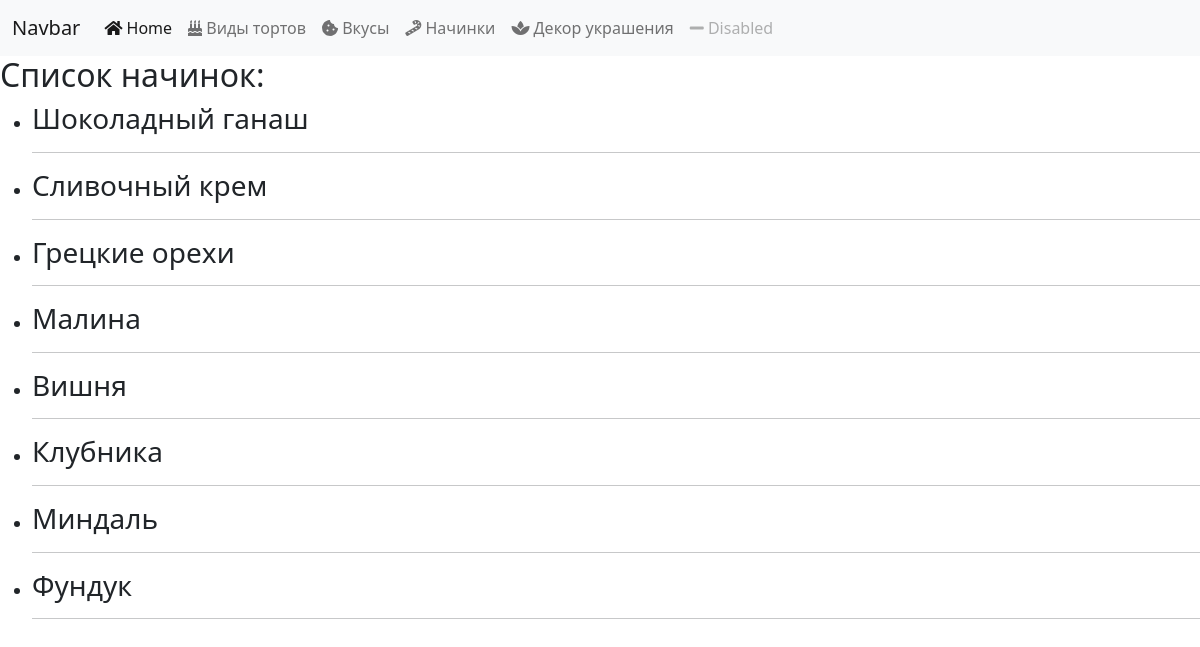
Screenshot of /fillings/ with the database file from the repository.
### pastries/models.py (models this page shows, shortened)
class Filling(models.Model):
    name = models.CharField(max_length=200)
    description = models.TextField(blank=True, null=True)

### pastries/views.py (the view)
# urls.py: path('fillings/', views.specific_filling_view),
def specific_filling_view(request):
    if request.method == "GET":
        filling_names = Filling.objects.values_list('name', flat=True).distinct()
        specific_fillings = Filling.objects.filter(name__in=filling_names)
        context_data = {
            "specific_fillings": specific_fillings
        }
        return render(request, "pastries/specific_fillings.html", context=context_data)

### pastries/templates/pastries/specific_fillings.html (shortened to what this page needs)
{% extends 'layouts/index.html' %}
{% block content %}
    <h2>Список начинок:</h2>
    <ul>
        {% for filling in specific_fillings %}
            <li>
                <h3>{{ filling.name }}</h3>
                <hr>
            </li>
        {% empty %}
            <li>В данный момент нет доступных начинок.</li>
        {% endfor %}
    </ul>
{% endblock %}

### rows the page displays
Filling: name "Шоколадный ганаш"
Filling: name "Сливочный крем"
Filling: name "Грецкие орехи"
Filling: name "Малина"
Filling: name "Вишня"
Filling: name "Клубника"
Filling: name "Миндаль"
Filling: name "Фундук"
